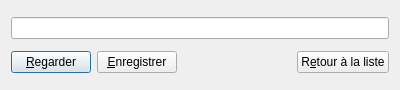
<ui version="4.0" >
 <class>detailWnd</class>
 <widget class="QDialog" name="detailWnd" >
  <property name="geometry" >
   <rect>
    <x>0</x>
    <y>0</y>
    <width>400</width>
    <height>90</height>
   </rect>
  </property>
  <property name="windowTitle" >
   <string>Vidéo </string>
  </property>
  <layout class="QVBoxLayout" >
   <item>
    <widget class="QLineEdit" name="leAdresse" >
     <property name="readOnly" >
      <bool>true</bool>
     </property>
    </widget>
   </item>
   <item>
    <layout class="QHBoxLayout" >
     <item>
      <widget class="QPushButton" name="pbRegarder" >
       <property name="text" >
        <string>&amp;Regarder</string>
       </property>
      </widget>
     </item>
     <item>
      <widget class="QPushButton" name="pbEnregistrer" >
       <property name="text" >
        <string>&amp;Enregistrer</string>
       </property>
      </widget>
     </item>
     <item>
      <spacer>
       <property name="orientation" >
        <enum>Qt::Horizontal</enum>
       </property>
       <property name="sizeHint" >
        <size>
         <width>40</width>
         <height>20</height>
        </size>
       </property>
      </spacer>
     </item>
     <item>
      <widget class="QPushButton" name="pbRetour" >
       <property name="text" >
        <string>R&amp;etour à la liste</string>
       </property>
      </widget>
     </item>
    </layout>
   </item>
  </layout>
 </widget>
 <resources/>
 <connections/>
</ui>
